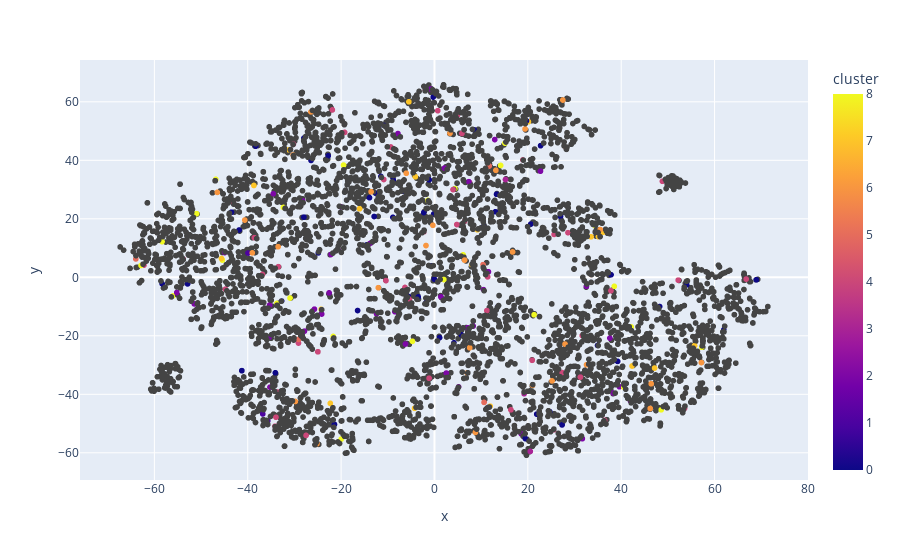
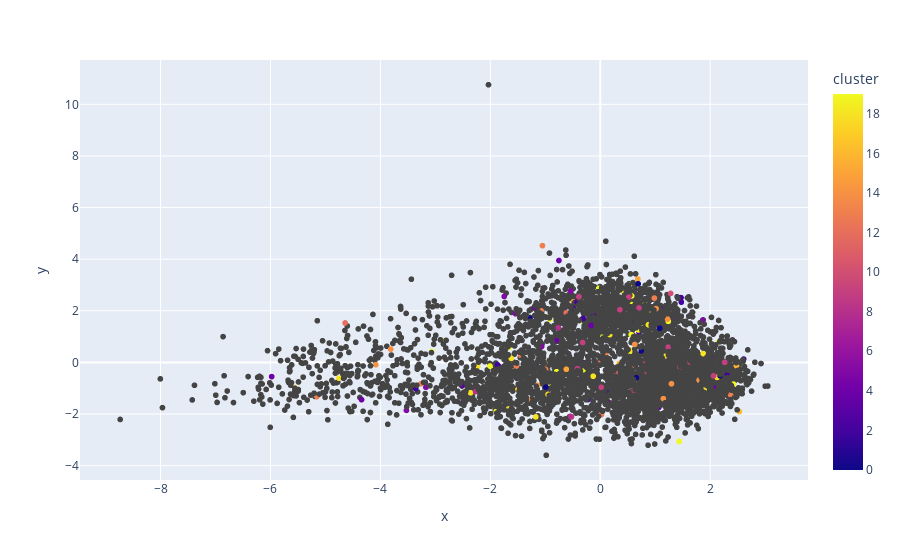

Notebook code cell kept with these figures, in order:
### Code cell
#Prepare the model(old method)
import numpy as np
import pandas as pd

import plotly.express as px 

from sklearn.cluster import KMeans
from sklearn.preprocessing import StandardScaler
from sklearn.pipeline import Pipeline
from sklearn.manifold import TSNE
from sklearn.decomposition import PCA

datafile = pd.read_csv('dataset.csv')
datafile.drop_duplicates(subset=['track_id'], keep='first', inplace=True)
datafile = datafile.sample(5000) #Too slow to process all the data

cluster_pipeline = Pipeline([('scaler', StandardScaler()), ('kmeans', KMeans(n_clusters=10))])
X = datafile.select_dtypes(np.number)
cluster_pipeline.fit(X)
datafile['cluster'] = cluster_pipeline.predict(X)

tsne_pipeline = Pipeline([('scaler', StandardScaler()), ('tsne', TSNE(n_components=2, verbose=1))])
genre_embedding = tsne_pipeline.fit_transform(X)
projection = pd.DataFrame(columns=['x', 'y'], data=genre_embedding)
projection['track_genre'] = datafile['track_genre']
projection['cluster'] = datafile['cluster']

fig = px.scatter(
    projection, x='x', y='y', color='cluster', hover_data=['x', 'y', 'track_genre'])
fig.show()

song_cluster_pipeline = Pipeline([('scaler', StandardScaler()), 
                                  ('kmeans', KMeans(n_clusters=20, 
                                   verbose=False))
                                 ], verbose=False)

X = datafile.select_dtypes(np.number)
number_cols = list(X.columns)
song_cluster_pipeline.fit(X)
song_cluster_labels = song_cluster_pipeline.predict(X)
datafile['cluster_label'] = song_cluster_labels

pca_pipeline = Pipeline([('scaler', StandardScaler()), ('PCA', PCA(n_components=2))])
song_embedding = pca_pipeline.fit_transform(X)
projection = pd.DataFrame(columns=['x', 'y'], data=song_embedding)
projection['title'] = datafile['track_name']
projection['cluster'] = datafile['cluster_label']

fig = px.scatter(
    projection, x='x', y='y', color='cluster', hover_data=['x', 'y', 'title'])
fig.show()

### Figure 1 — Plotly figure (JSON) as saved in the notebook; plotly's stock layout.template omitted (floating-point values rounded to 4 significant figures; data arrays with more than 128 entries replaced by an {"elided": "..."} marker saying what was removed)
{"data": [{"customdata": {"elided": "5000x1 str values"}, "hovertemplate": "x=%{x}<br>y=%{y}<br>track_genre=%{customdata[0]}<br>cluster=%{marker.color}<extra></extra>", "legendgroup": "", "marker": {"color": {"elided": "5000 int values"}, "coloraxis": "coloraxis", "symbol": "circle"}, "mode": "markers", "name": "", "showlegend": false, "type": "scattergl", "x": {"elided": "5000 float values"}, "xaxis": "x", "y": {"elided": "5000 float values"}, "yaxis": "y"}], "layout": {"coloraxis": {"colorbar": {"title": {"text": "cluster"}}, "colorscale": [[0, "#0d0887"], [0.1111, "#46039f"], [0.2222, "#7201a8"], [0.3333, "#9c179e"], [0.4444, "#bd3786"], [0.5556, "#d8576b"], [0.6667, "#ed7953"], [0.7778, "#fb9f3a"], [0.8889, "#fdca26"], [1, "#f0f921"]]}, "legend": {"tracegroupgap": 0}, "margin": {"t": 60}, "xaxis": {"anchor": "y", "domain": [0, 1], "title": {"text": "x"}}, "yaxis": {"anchor": "x", "domain": [0, 1], "title": {"text": "y"}}}}

### Figure 2 — Plotly figure (JSON) as saved in the notebook; plotly's stock layout.template omitted (floating-point values rounded to 4 significant figures; data arrays with more than 128 entries replaced by an {"elided": "..."} marker saying what was removed)
{"data": [{"customdata": {"elided": "5000x1 str values"}, "hovertemplate": "x=%{x}<br>y=%{y}<br>title=%{customdata[0]}<br>cluster=%{marker.color}<extra></extra>", "legendgroup": "", "marker": {"color": {"elided": "5000 int values"}, "coloraxis": "coloraxis", "symbol": "circle"}, "mode": "markers", "name": "", "showlegend": false, "type": "scattergl", "x": {"elided": "5000 float values"}, "xaxis": "x", "y": {"elided": "5000 float values"}, "yaxis": "y"}], "layout": {"coloraxis": {"colorbar": {"title": {"text": "cluster"}}, "colorscale": [[0, "#0d0887"], [0.1111, "#46039f"], [0.2222, "#7201a8"], [0.3333, "#9c179e"], [0.4444, "#bd3786"], [0.5556, "#d8576b"], [0.6667, "#ed7953"], [0.7778, "#fb9f3a"], [0.8889, "#fdca26"], [1, "#f0f921"]]}, "legend": {"tracegroupgap": 0}, "margin": {"t": 60}, "xaxis": {"anchor": "y", "domain": [0, 1], "title": {"text": "x"}}, "yaxis": {"anchor": "x", "domain": [0, 1], "title": {"text": "y"}}}}
